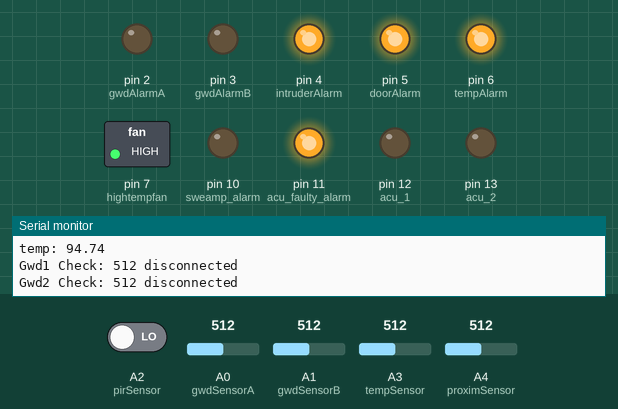
Bench run of a sketch on a simulated Arduino Uno, built with avr-gcc and run on an emulated ATmega328P. Parts: switched loads named in the sketch (green lamp = pin HIGH), output pins drawn as LEDs (lit = HIGH), the last lines printed to the serial monitor. The test bench sets the inputs (shaded band); at power-on: A3 (tempSensor) = 512, A2 (pirSensor) LOW, A0 (gwdSensorA) = 512, A1 (gwdSensorB) = 512, A4 (proximSensor) = 512.

Above: at 1.8 s.
1.9 s: A3 (tempSensor) set to 118
4.5 s: A3 (tempSensor) set to 102
At 6.2 s:
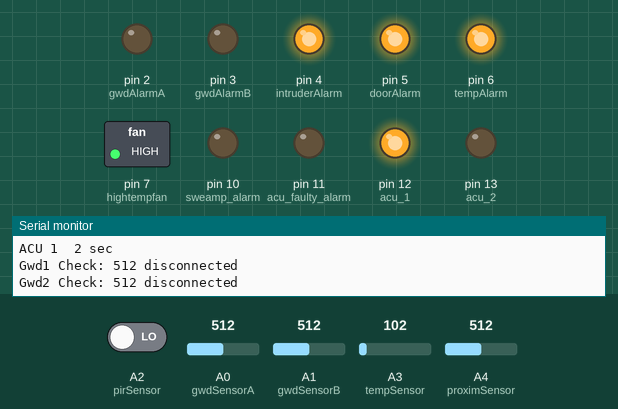
6.5 s: A2 (pirSensor) driven HIGH
At 7.4 s:
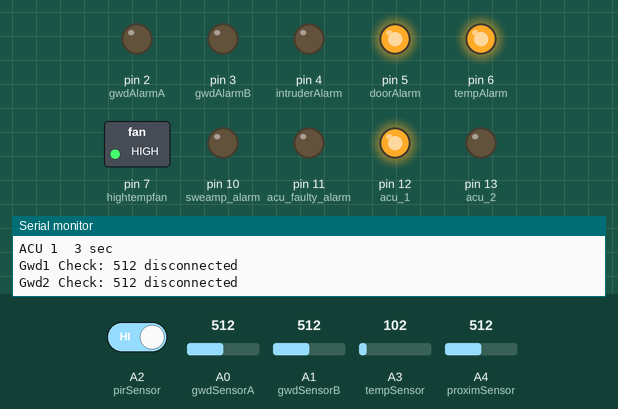
8.6 s: A3 (tempSensor) set to 39
10.3 s: A3 (tempSensor) set to 34
At 12.1 s:
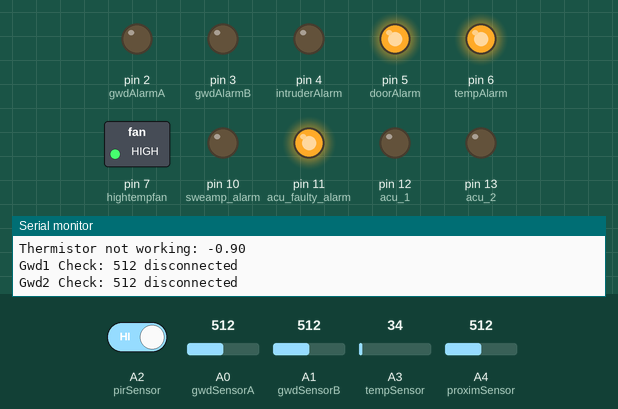
12.7 s: A3 (tempSensor) set to 70
At 13.7 s:
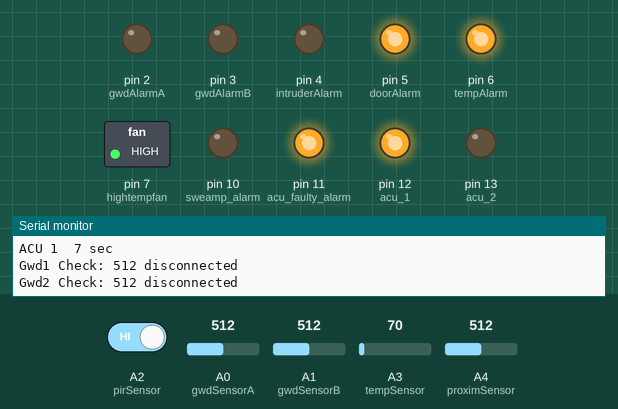
Timing chart, 0 to 15.7 s (numbered marks = the images above; inputs shaded):
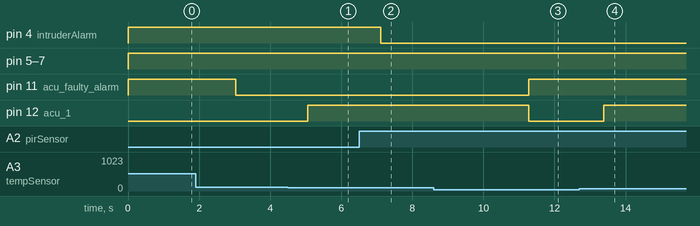

Measured:
- the behaviour switches between 112 and 111 on A3 (tempSensor) (found by bisection; images 0 and 1)
- the behaviour switches between 36 and 35 on A3 (tempSensor) (found by bisection; images 2 and 3)
- after the input at 4.5 s, pin 12 (acu_1): LOW → HIGH after 0.56 s
- after the input at 6.5 s, pin 4 (intruderAlarm): HIGH → LOW after 0.61 s
- after the input at 10.3 s, pin 11 (acu_faulty_alarm): LOW → HIGH after 0.98 s; pin 12 (acu_1): HIGH → LOW after 0.98 s
- after the input at 12.7 s, pin 12 (acu_1): LOW → HIGH after 0.68 s

The sketch:

Swemp_final.ino
```cpp
// SENSORS
int gwdSensorA = A0;
int gwdSensorB = A1;
int pirSensor = A2;
int tempSensor = A3;
int proximSensor = A4;


// RELAYS (Active Low)
int gwdAlarmA = 2;
int gwdAlarmB = 3;
int intruderAlarm = 4;
int doorAlarm = 5;
int tempAlarm = 6;
int hightempfan = 7;
int acu_1 = 12;
int acu_2 = 13;
int acu_faulty_alarm = 11;
int sweamp_alarm = 10;

//For Temperature convertion
float c1= 1.009249522e-03, c2=2.37840544e-04,c3=2.019202697e-07;
float R1=1000, R2,logR2;
double T,Tc ;

//For Temperature sensor time delay
int tmp_count = 0;
int tmp_trig_count = 10;
int tmp_trig_reset_count = 5;  //15 sec
int tmp_loop_count = 0;

//For ACU time delay
int acu_count = 0;
int acu_loop_count = 0;

//For ACU faulty variation count
int acu_faulty_count = 0;
int index_count = 0;

//For SWEAMP alarm
int sweamp = 1;

void setup() {
  // put your setup code here, to run once:
  Serial.begin(9600);
  pinMode(intruderAlarm, OUTPUT);
  pinMode(doorAlarm, OUTPUT);
  pinMode(tempAlarm, OUTPUT);
  pinMode(gwdAlarmA, OUTPUT);
  pinMode(gwdAlarmB, OUTPUT);
  pinMode(hightempfan, OUTPUT);
  pinMode(acu_1, OUTPUT);
  pinMode(acu_2, OUTPUT);
  pinMode(acu_faulty_alarm, OUTPUT);
  pinMode(sweamp_alarm, OUTPUT);
  pinMode(pirSensor, INPUT);
  pinMode(proximSensor, INPUT);
  pinMode(tempSensor, INPUT);
  pinMode(gwdSensorA, INPUT);
  pinMode(gwdSensorB, INPUT);
}

void loop() {
  // Sensor variables
 int pirValue =  digitalRead(pirSensor);
 int proximValue = analogRead(proximSensor);
 int tempValue = analogRead(tempSensor);
 int gwdValueA = analogRead(gwdSensorA);
 int gwdValueB = analogRead(gwdSensorB);

// SWEAMP Alarm
  if (sweamp_alarm == 1){
    digitalWrite(acu_faulty_alarm, LOW);
  }

// Temperature computaion
  R2 = R1 * (1023.0 / (float)tempValue - 1.0);
  logR2 = log(R2);
  T = (1.0 / (c1 + c2*logR2 + c3*logR2*logR2*logR2));
  Tc = T - 273.15;

//Condition for Motion sensor

  if (pirValue == 1){
    digitalWrite(intruderAlarm, LOW);
    Serial.print("Motion detected \t");
    Serial.println();
  }
  else{
    digitalWrite(intruderAlarm, HIGH);
  }

//Condition for Temperature sensor

  if ((Tc >= 35) && (Tc < 100)){
    index_count = 1;
    digitalWrite(acu_1, LOW);
    digitalWrite(acu_2, LOW);
    tmp_count = tmp_count + 1 - tmp_loop_count;
    tmp_trig_reset_count = 15; // 15 sec
    if (tmp_count >= 30){
    Serial.print("High Temp\t");
    Serial.println();
    digitalWrite(tempAlarm, LOW);
    digitalWrite(hightempfan, LOW);
    Serial.print(" Fan: ");
    Serial.print("activated\t");
    Serial.println();
    }
    else{
      digitalWrite(tempAlarm, HIGH);
      digitalWrite(hightempfan, HIGH);
    }
    if (tmp_count <= 60){
      tmp_loop_count = 0;
    }
    else {
      tmp_loop_count = 30; //30 sec
      digitalWrite(tempAlarm, HIGH);
      digitalWrite(hightempfan, HIGH);
    }
      Serial.print("temp: ");
      Serial.print(Tc);
      Serial.println();
  }

  else if ((Tc < 35) && (Tc > 0)){

    if (tmp_trig_reset_count!=0){
      tmp_trig_reset_count = tmp_trig_reset_count - 1;
      digitalWrite(tempAlarm, HIGH);
      digitalWrite(hightempfan, HIGH);
    }
    else{
      tmp_count = 0;
      tmp_trig_reset_count = 15;
    }
      Serial.print("temp: ");
      Serial.print(Tc);
      Serial.println();

    // ACU Time Delay
    if (Tc <= 30) {
      acu_count = acu_count + 1 - acu_loop_count;
      index_count = 0;
      if (acu_count <= 1800){ // acu 2 ON w/ in 1 - 30 min
      digitalWrite(acu_1, HIGH);
      digitalWrite(acu_2, LOW);
      Serial.print("ACU 1");
      Serial.print("\t");
      }
      else if (acu_count > 1802) { //acu 1 ON w/ in 31 - 60 min
      digitalWrite(acu_1, LOW);
      digitalWrite(acu_2, HIGH);
      Serial.print("ACU 2");
      Serial.print("\t");
      }
      // 60 min limit acu count. acu_count reset to 0 when acu count > 60
      if (acu_count <= 3599){
        acu_loop_count = 0;
      }
      else {
        acu_loop_count = 3600;
      }
      Serial.print(acu_count);
      Serial.print(" sec");
      Serial.println();
    }

    else {
      acu_count = 0;
      acu_loop_count = 0;
      index_count = 1;
      digitalWrite(acu_1, LOW);
      digitalWrite(acu_2, LOW);
    }
  }

  else {
      acu_faulty_count = 0;
      index_count = 0;
      digitalWrite(acu_1, LOW);
      digitalWrite(acu_2, LOW);
      digitalWrite(tempAlarm, HIGH);
      digitalWrite(hightempfan, HIGH);
      Serial.print("Thermistor not working: ");
      Serial.print(Tc);
      Serial.println();
  }

//ACU Faulty Alarm Monitoring

  acu_faulty_count = acu_faulty_count + index_count;
  if (acu_faulty_count >= 4){
    digitalWrite(acu_faulty_alarm,LOW);
  }
  else{
    digitalWrite(acu_faulty_alarm,HIGH);
  }

// Condition for door alarm

  if (proximValue <= 10){
  digitalWrite(doorAlarm, LOW);
  Serial.print(" Proximity Sensor: ");
  Serial.print(" Door is Open\t");
  Serial.println();
  }
  else {
    digitalWrite(doorAlarm, HIGH);
  }

// Condition for ground thief alarm
  if (gwdValueA == 0){
  digitalWrite(gwdAlarmA, HIGH);
  }
  else {
  digitalWrite(gwdAlarmA, LOW);
  Serial.print("Gwd1 Check: ");
  Serial.print(gwdValueA);
  Serial.print(" disconnected\t");
  Serial.println();
  }
  if (gwdValueB == 0){
  digitalWrite(gwdAlarmB, HIGH);
  }
  else {
  digitalWrite(gwdAlarmB, LOW);
  Serial.print("Gwd2 Check: ");
  Serial.print(gwdValueB);
  Serial.print(" disconnected\t");
  Serial.println();
  }

  delay(1000);
}
```
